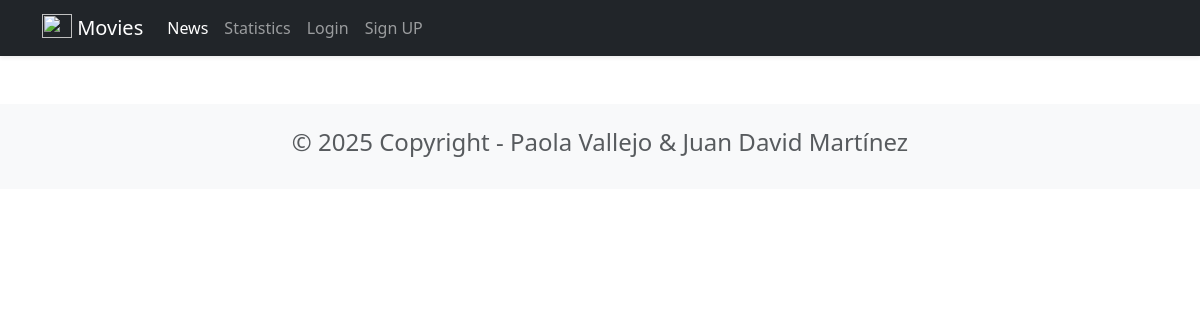
Before: /news/ with the older database file.
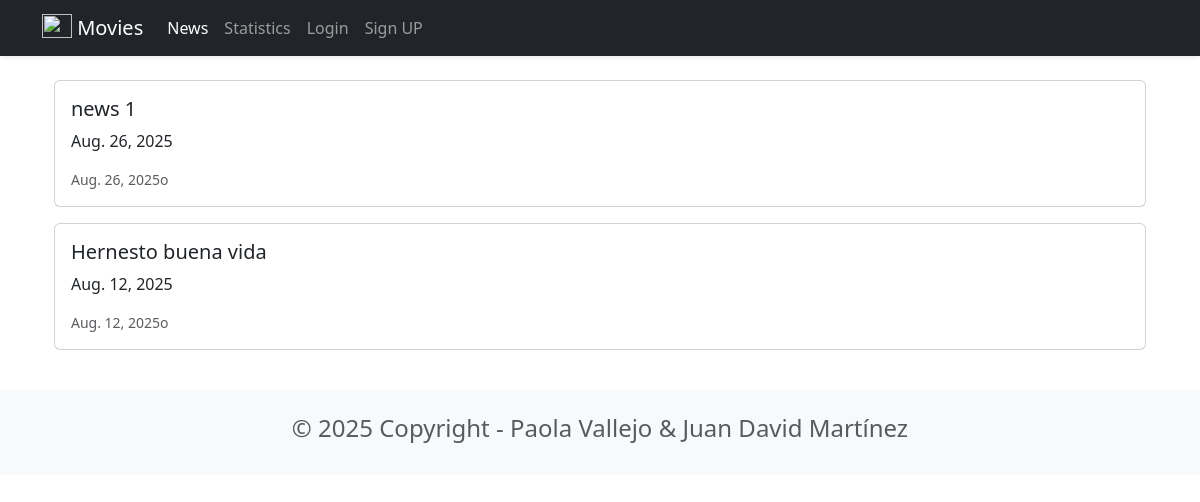
After: the same page with the newer database file.
### news/models.py (models this page shows, shortened)
class News(models.Model):
    headline = models.CharField(max_length=200)
    body = models.TextField()
    date = models.DateField()

### news/views.py (the view)
# urls.py: path('news/', include('news.urls')),
def news(request):
    newss = News.objects.all().order_by('-date')
    return render(request, 'news.html', {'newss':newss})

### news/templates/news.html
{% extends 'base.html' %}
{% block content %}
<div class="container">
    {% for news in newss %}
    <div class="card mb-3">
        <div class="row g0">
            <div class="col-md-8">
                <div class="card-body">
                    <h5 class="card-title">{{ news.headline}}</h5>
                    <p class="card-text">{{ news.date}}</p>
                    <p class="card-text"><small class="text-muted">{{ news.date}}o</small></p>
                </div>
            </div>
        </div>
    </div>
    {% endfor %}
</div>
{%endblock content%}

### moviereviews/templates/base.html (shortened to what this page needs)
<head>
    <link href="https://cdn.jsdelivr.net/npm/bootstrap@5.3.7/dist/css/bootstrap.min.css" rel="stylesheet">
</head>
<body class="d-flex flex-column min-vh-100">
    <nav class="navbar navbar-expand-lg navbar-dark bg-dark shadow-sm">
        <div class="container">
            <a class="navbar-brand" href="{% url 'home' %}">
                {% load static %}
                <img src= "{% static 'images/home.png' %}" alt="" width="30" height="24" class="d-inline-block align-text-top">
                Movies
            </a>
            <div class="collapse navbar-collapse" id="navbarSupportedContent">
                <ul class="navbar-nav me-auto mb-2 mb-lg-0">
                    <li class="nav-item">
                        <a class="nav-link active" aria-current="page" href="{% url 'news' %}">
                            News
                        </a>
                    </li>
                    <li class="nav-item">
                        <a class="nav-link" href="{% url 'statistics' %}">
                            Statistics
                        </a>
                    </li>
                    <li class="nav-item">
                        <a class="nav-link" href="#">
                            Login
                        </a>
                    </li>
                    <li class="nav-item">
                        <a class="nav-link" href="#">
                            Sign UP
                        </a>
                    </li>
                </ul>
            </div>
        </div>
    </nav>
    <br>
    <main class="main-content">
        <div class="container">
            {% block content %}
            {% endblock %}
        </div>
    </main>
    <footer class="text-center text-lg-start bg-light text-muted mt-4">
        <div class="container">
            <div class="row">
                <div class="text-center p-4">
                    <h4>© 2025 Copyright - Paola Vallejo & Juan David Martínez</h4>
                </div>
            </div>
        </div>
    </footer>
</body>
</html>

Changed rows visible on the page:
added News: headline "news 1", date "Aug. 26, 2025"
added News: headline "Hernesto buena vida", date "Aug. 12, 2025"
